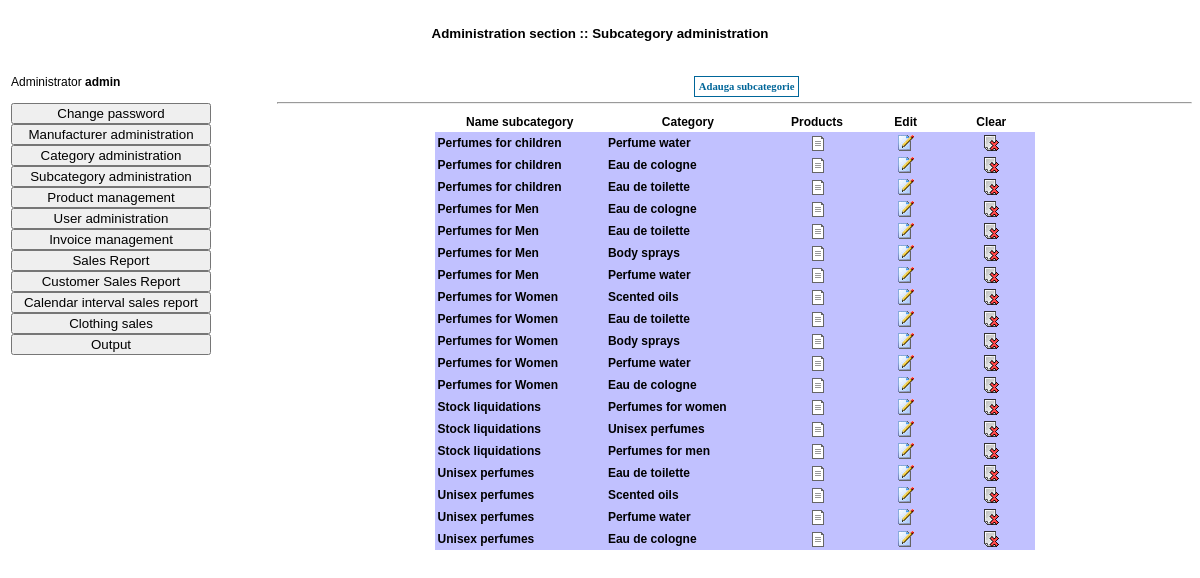
Page /admin/subcategories.php (signed in) on the committed database.
### tables this page shows
CREATE TABLE `tsubcategorii` (
  `fIdSubcategorie` int(11) UNSIGNED NOT NULL,
  `fIdCategorie` int(11) UNSIGNED NOT NULL DEFAULT '0',
  `fNumeSubcategorie` varchar(100) NOT NULL DEFAULT ''
);

CREATE TABLE `tcategorii` (
  `fIdCategorie` int(11) UNSIGNED NOT NULL,
  `fNumeCategorie` varchar(50) NOT NULL DEFAULT ''
);

### admin/subcategories.php (the view, shortened to what this page needs)
<?php
	include_once("../include/adminfunctions.inc.php");
	$intIdCategorie = isset($_GET['intIdCategorie'])? $_GET['intIdCategorie'] : '';
?>
<html>
	<head>
		<link rel="stylesheet" href="../css/admin.css" type="text/css">
	</head>
	<body>
		<table cellpadding="0" cellspacing="0" border="0" width="100%" height="100%">
			<tr style="height: 50px; width: 100%;">
				<td colspan="2" style="font-weight: bold; text-align: center; height: 50px; width: 100%; font-family: Tahoma, Verdana, Arial; font-size: 10pt;">Administration section :: Subcategory administration</td>
			</tr>
			<tr>
				<td style="width: 200px;" valign="top">
				</td>
				<td style="width: 700px;" valign="top" align="center">
					<br> &nbsp; &nbsp; &nbsp; <a class="genLinkReverse" href="addsubcategory.php<?php if ($intIdCategorie > 0) { echo "?intIdCategorie=$intIdCategorie"; } ?>">Adauga subcategorie</a><hr>
					<?php
						$strSQL = "SELECT tsubcategorii.*, tcategorii.fNumeCategorie FROM tsubcategorii, tcategorii WHERE tsubcategorii.fIdCategorie=tcategorii.fIdCategorie ";
						$strSQL .= " ORDER BY tcategorii.fNumeCategorie";
						$result = mysql_query($strSQL);
						echo "<table cellpadding=\"3\" cellspacing=\"0\" border=\"0\" width=\"600\" class=\"modelspecs\">\n";
						$intCount = 0;
						echo "<tr align=\"center\" style=\"font-weight: bold;\">";
						echo "<td width=\"200\">Name subcategory</td>";
						echo "<td width=\"200\">Category</td>";
						echo "<td width=\"80\">Products</td>";
						echo "<td width=\"80\">Edit</td>";
						echo "<td width=\"80\">Clear</td>";
						echo "</tr>";
						while ($row = mysql_fetch_array($result)) {
							$intIdSubcategorie = $row['fIdSubcategorie'];
							$strNumeCategorie = $row['fNumeCategorie'];
							$strNumeSubcategorie = $row['fNumeSubcategorie'];
							if ($intCount % 2 == 0) {
								echo "<tr bgcolor=\"#C1C1FF\">";
							} else {
								echo "<tr bgcolor=\"#C1C1FF\">";
							}
							echo "<td width=\"200\"><b>$strNumeCategorie</b></td>\n";
							echo "<td width=\"200\"><b>$strNumeSubcategorie</b></td>\n";
							echo "<td align=\"center\" width=\"100\"><a href=\"products.php?intIdSubcategorie=$intIdSubcategorie\"><img src=\"../images/details.gif\" border=\"0\"></a></td>\n";
							echo "<td align=\"center\" width=\"100\"><a href=\"editsubcategories.php?intIdSubcategorie=$intIdSubcategorie\"><img src=\"../images/edit.gif\" border=\"0\"></a></td>\n";
							echo "<td align=\"center\" width=\"100\"><a onclick=\"return confirmSubmit('Confirmati stergerea subcategoriei?')\" href=\"execute.php?action=stergeresubcategorie&intIdSubcategorie=$intIdSubcategorie\"><img src=\"../images/delete.gif\" border=\"0\"></a></td>\n";
							echo "</tr>\n";
							$intCount++;
						}
						echo "</table>\n";
					?>
				</td>
			</tr>
		</table>
	</body>
</html>

### css/admin.css (style rules this page uses)
.modelspecs { font-family: Tahoma, Verdana, Arial; font-size: 9pt; color: #000000; }
a.genLinkReverse { text-decoration: none; font-family: Tahoma, Verdana; font-size: 8pt; color: #006699; background-color: #FFFFFF; font-weight: bold; padding: 4px; border: 1px solid #006699; }

### rows in the picture
tsubcategorii: tcategorii.fNumeCategorie "Perfumes for children", fNumeSubcategorie "Perfume water"
tsubcategorii: tcategorii.fNumeCategorie "Perfumes for children", fNumeSubcategorie "Eau de cologne"
tsubcategorii: tcategorii.fNumeCategorie "Perfumes for children", fNumeSubcategorie "Eau de toilette"
tsubcategorii: tcategorii.fNumeCategorie "Perfumes for Men", fNumeSubcategorie "Eau de cologne"
tsubcategorii: tcategorii.fNumeCategorie "Perfumes for Men", fNumeSubcategorie "Eau de toilette"
tsubcategorii: tcategorii.fNumeCategorie "Perfumes for Men", fNumeSubcategorie "Body sprays"
tsubcategorii: tcategorii.fNumeCategorie "Perfumes for Men", fNumeSubcategorie "Perfume water"
tsubcategorii: tcategorii.fNumeCategorie "Perfumes for Women", fNumeSubcategorie "Scented oils"
tsubcategorii: tcategorii.fNumeCategorie "Perfumes for Women", fNumeSubcategorie "Eau de toilette"
tsubcategorii: tcategorii.fNumeCategorie "Perfumes for Women", fNumeSubcategorie "Body sprays"
tsubcategorii: tcategorii.fNumeCategorie "Perfumes for Women", fNumeSubcategorie "Perfume water"
tsubcategorii: tcategorii.fNumeCategorie "Perfumes for Women", fNumeSubcategorie "Eau de cologne"
tsubcategorii: tcategorii.fNumeCategorie "Stock liquidations", fNumeSubcategorie "Perfumes for women"
tsubcategorii: tcategorii.fNumeCategorie "Stock liquidations", fNumeSubcategorie "Unisex perfumes"
tsubcategorii: tcategorii.fNumeCategorie "Stock liquidations", fNumeSubcategorie "Perfumes for men"
tsubcategorii: tcategorii.fNumeCategorie "Unisex perfumes", fNumeSubcategorie "Eau de toilette"
tsubcategorii: tcategorii.fNumeCategorie "Unisex perfumes", fNumeSubcategorie "Scented oils"
tsubcategorii: tcategorii.fNumeCategorie "Unisex perfumes", fNumeSubcategorie "Perfume water"
tsubcategorii: tcategorii.fNumeCategorie "Unisex perfumes", fNumeSubcategorie "Eau de cologne"

### other values in the picture
$strUsername "admin"
